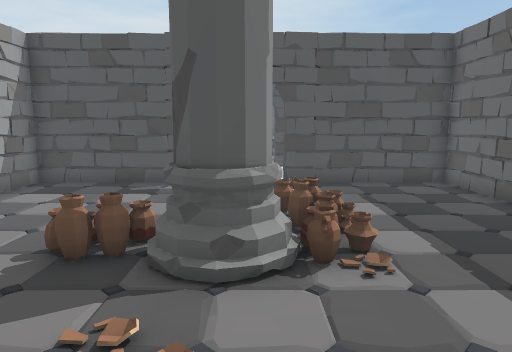
[1] (above)

12 first-person views from a walk through a Unity game level. The camera is 1.2 m above the floor, tilts 8° down and sees 70° across. The floor is counted in squares, 0.6 m on a side. Each view is taken from the middle of a square. On the plan, view 1 faces up. The plan holds only what a view shows up to about 19 squares ahead; the rest is blank. The place goes on beyond the plan. The player is left out.

[2]
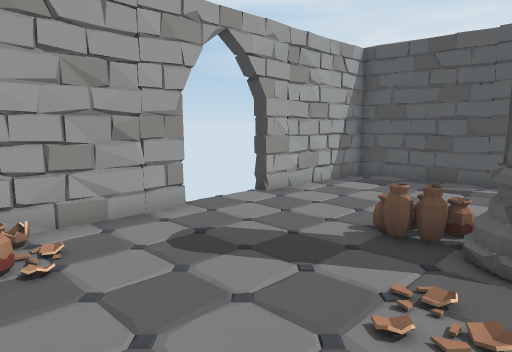

[3]
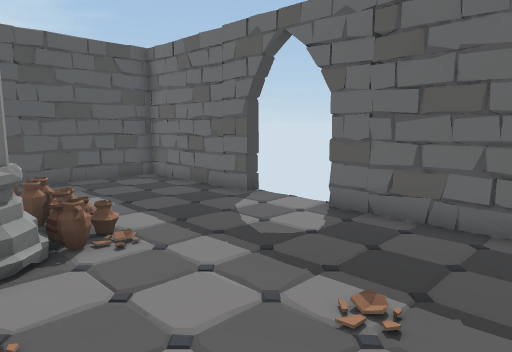

[4]
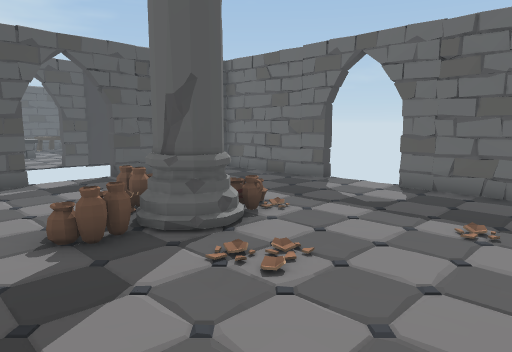

[5]
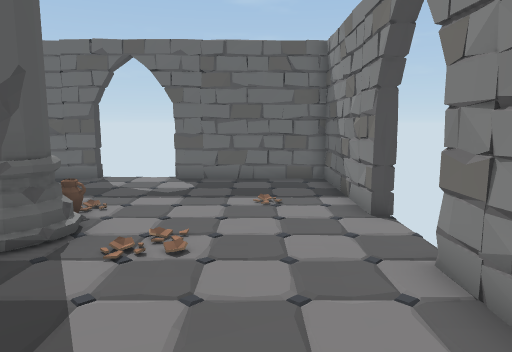

[6]
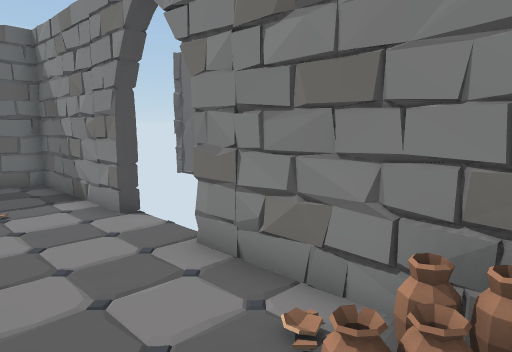

[7]
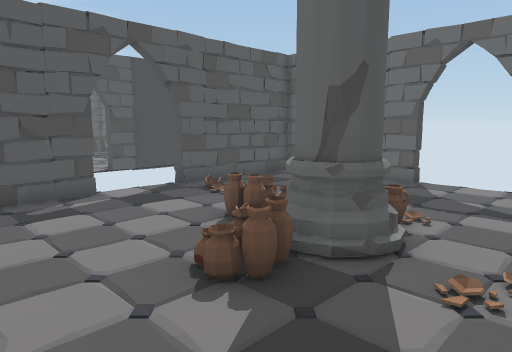

[8]
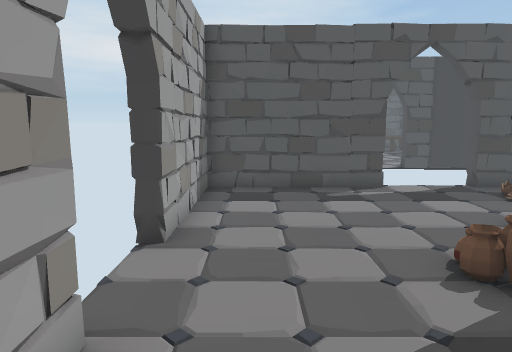

[9]
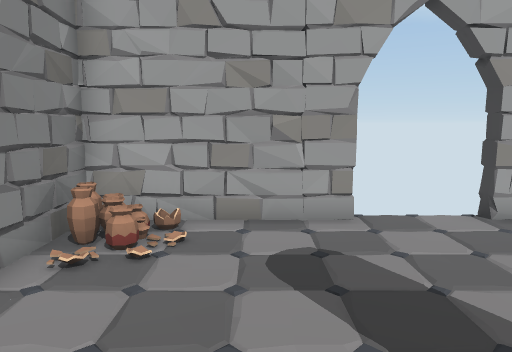

[10]
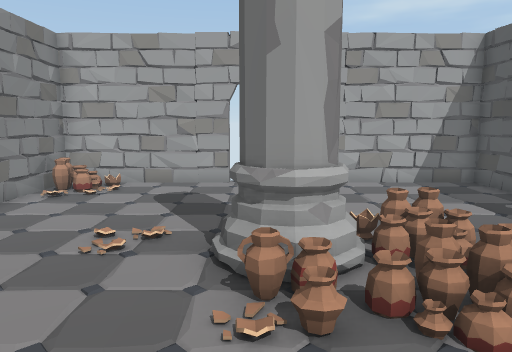

[11]
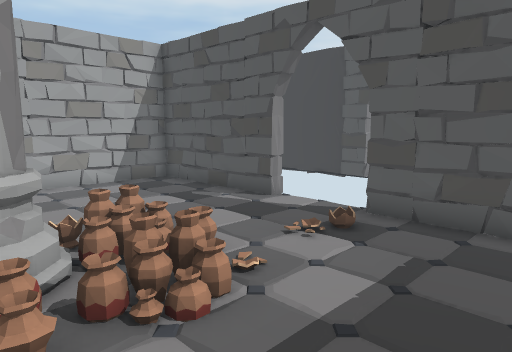

[12]
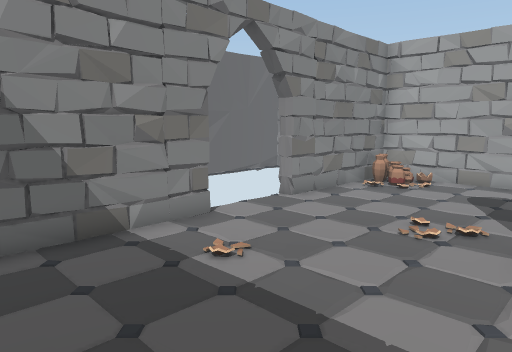

### Floor plan
Key: @ floor where view 1 was taken; # wall or solid block; x gap in a wall; . main floor; : floor 0.25 m higher than the main floor; + floor 0.5 m higher than the main floor; / step, stairs or slope; = window, fence, low wall or low ledge; P pillar; O other object.
Columns run from 8 left of view 1 to 7 right of it. Each row starts with its distance up from view 1.
 13 ######x  x######
 12 #..............#
 11 #..............#
 10 #..............#
  9 #..............#
  8 #......=://....#
  7 x.......:+/....x
  6  ....#=P#......
  5  ....==##O.....
  4 x..............x
  3 #..............#
  2 #..............#
  1 #..............#
  0 #.......@......#
 -1 #==............#
 -2 ######x  x######

Positions as (right, up) in squares from view 1, and headings:
1: (0, 0), facing up
2: (0, -1), facing up-left
3: (-1, -1), facing up-right
4: (-5, -1), facing up-right
5: (-7, 1), facing right
6: (-7, 2), facing down-right
7: (-6, 2), facing up-right
8: (-6, 1), facing up
9: (0, 2), facing left
10: (5, 5), facing left
11: (5, 5), facing up-left
12: (6, 5), facing down-left
